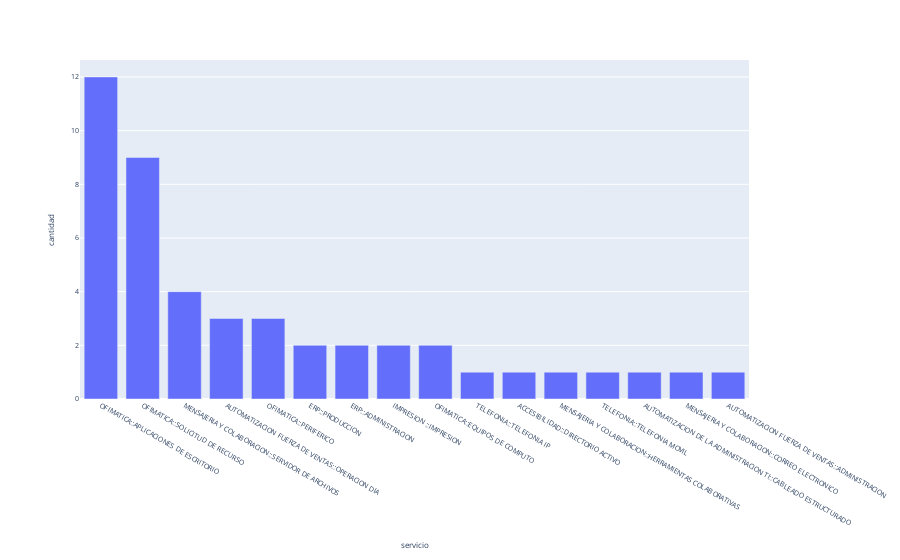

Here is the notebook cell this chart was saved with:
### Code cell
px.bar(
    temp,
    x='servicio',
    y='cantidad',
).update_layout(
    font = {
        'size': 7,
    }
)

### Figure 1 — Plotly figure (JSON) as saved in the notebook; plotly's stock layout.template omitted (floating-point values rounded to 4 significant figures)
{"data": [{"alignmentgroup": "True", "hovertemplate": "servicio=%{x}<br>cantidad=%{y}<extra></extra>", "legendgroup": "", "marker": {"color": "#636efa"}, "name": "", "offsetgroup": "", "orientation": "v", "showlegend": false, "textposition": "auto", "type": "bar", "x": ["OFIMATICA::APLICACIONES DE ESCRITORIO", "OFIMATICA::SOLICITUD DE RECURSO", "MENSAJERIA Y COLABORACION::SERVIDOR DE ARCHIVOS", "AUTOMATIZACION FUERZA DE VENTAS::OPERACION DIA", "OFIMATICA::PERIFERICO", "ERP::PRODUCCION", "ERP::ADMINISTRACION", "IMPRESION ::IMPRESION", "OFIMATICA::EQUIPOS DE COMPUTO", "TELEFONIA::TELEFONIA IP", "ACCESIBILIDAD::DIRECTORIO ACTIVO", "MENSAJERIA Y COLABORACION::HERRAMIENTAS COLABORATIVAS", "TELEFONIA::TELEFONIA MOVIL", "AUTOMATIZACION DE LA ADMINISTRACION TI::CABLEADO ESTRUCTURADO", "MENSAJERIA Y COLABORACION::CORREO ELECTRONICO", "AUTOMATIZACION FUERZA DE VENTAS::ADMINISTRACION"], "xaxis": "x", "y": [12, 9, 4, 3, 3, 2, 2, 2, 2, 1, 1, 1, 1, 1, 1, 1], "yaxis": "y"}], "layout": {"barmode": "relative", "font": {"size": 7}, "legend": {"tracegroupgap": 0}, "margin": {"t": 60}, "xaxis": {"anchor": "y", "domain": [0, 1], "title": {"text": "servicio"}}, "yaxis": {"anchor": "x", "domain": [0, 1], "title": {"text": "cantidad"}}}}
